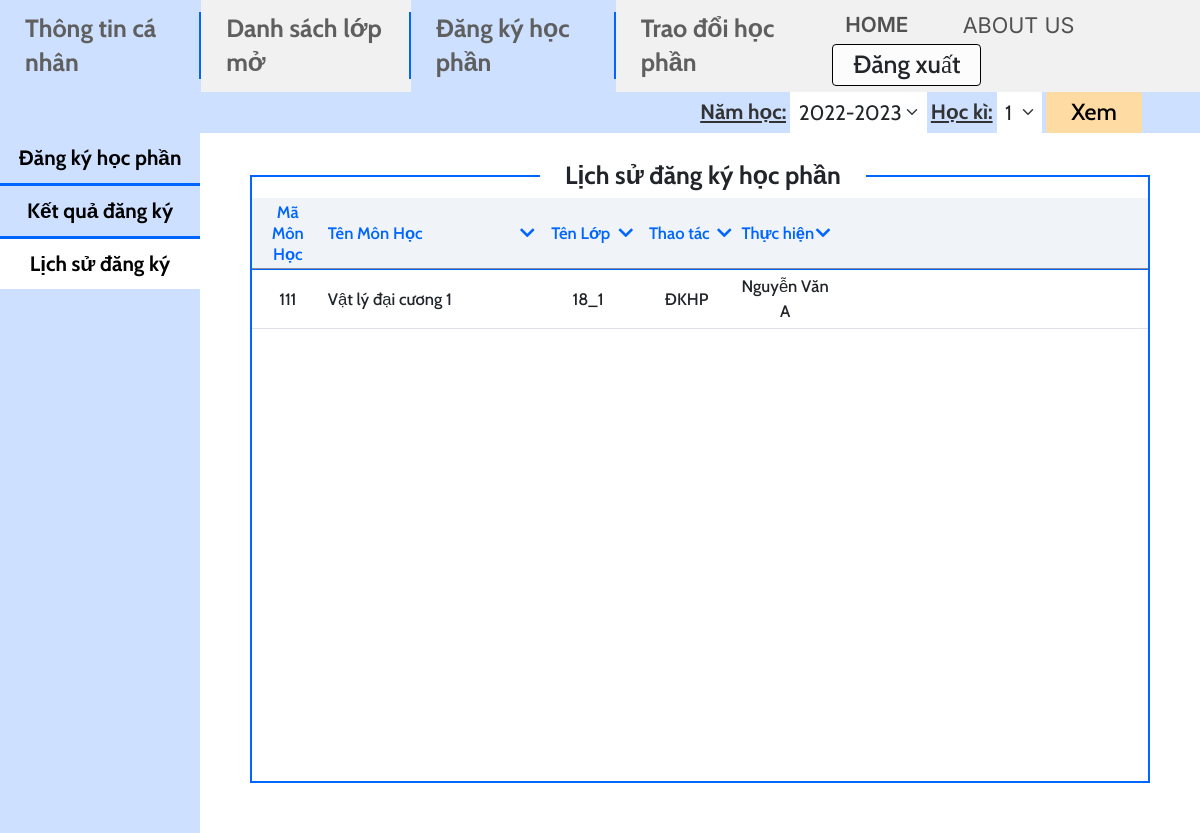
Screenshot of /mvc/views/History.php (signed in) with the database file from the repository.
### tables this page shows
CREATE TABLE `enrollment` (
  `period_id` int(11) NOT NULL,
  `course_id` int(11) NOT NULL,
  `student_id` int(11) NOT NULL,
  `mark` float DEFAULT NULL,
  `class_id` int(11) NOT NULL
);

CREATE TABLE `course` (
  `ID` int(11) NOT NULL,
  `name` varchar(100) NOT NULL,
  `credits` int(11) NOT NULL,
  `faculty` int(11) DEFAULT NULL
);

CREATE TABLE `class` (
  `ID` int(11) NOT NULL,
  `name` varchar(45) NOT NULL,
  `school_year` year(4) NOT NULL,
  `faculty` int(11) NOT NULL
);

CREATE TABLE `student` (
  `ID` int(11) NOT NULL,
  `username` varchar(45) NOT NULL,
  `password` varchar(100) NOT NULL,
  `faculty` int(11) NOT NULL,
  `class` int(11) NOT NULL,
  `school_year` year(4) NOT NULL,
  `fullname` varchar(100) NOT NULL,
  `email` varchar(45) NOT NULL,
  `address` varchar(100) DEFAULT NULL,
  `date_of_birth` date DEFAULT NULL,
  `max_credits` int(11) NOT NULL
);

### mvc/views/History.php (the view, shortened to what this page needs)
<?php
include "../config/db_connect.php";
$sql = "SELECT co.ID, co.name, c.name as class_name, co.credits, aci.room, en.period_id, en.class_id, stu.fullname
from enrollment en inner join class c on en.class_id = c.ID
inner join course co on en.course_id = co.ID
inner join available_course_info aci on en.period_id = aci.period_id and en.course_id = aci.course_id and en.class_id = aci.class_id
inner join student stu on stu.id = en.student_id
where en.student_id = " . $_SESSION['student_id'];
$query = $conn->query($sql);
$query->setFetchMode(PDO::FETCH_ASSOC);
?>
<!DOCTYPE html>
<html lang="en">
<head>
  <link href="https://cdn.jsdelivr.net/npm/bootstrap@5.2.3/dist/css/bootstrap.min.css" rel="stylesheet" />
  <link rel="stylesheet" href="https://cdnjs.cloudflare.com/ajax/libs/font-awesome/5.15.3/css/all.min.css">
  <link rel="stylesheet" href="../../public/css/History.css" />
</head>
<body>
  <nav class="navbar navbar-expand-sm bg-primary navbar-light filter-bar">
    <ul class="navbar-nav ms-auto">
      <li class="nav-item bg-primary">
        <span class="navtext label">Năm học:</span>
      </li>
      <li class="nav-item bg-primary">
        <select class="form-select nav-namhoc">
          <option value="2022-2023">2022-2023</option>
        </select>
      </li>
      <li class="nav-item bg-primary">
        <span class="navtext label">Học kì:</span>
      </li>
      <li class="nav-item bg-primary">
        <select class="form-select nav-hk">
          <option value="1">1</option>
        </select>
      </li>
      <li class="nav-item bg-primary">
        <button type="button" class="btn nav-item-button">Xem
        </button>
      </li>
    </ul>
  </nav>
  <div class="container-fluid" style="padding: 0 !important">
    <div class="row h-100" style="margin: 0!important">
      <div class="col-2 bg-primary pane">
        <div class="list-group-flush">
          <a href="./Register.php" class="list-group-item list-group-item-action left-register">Đăng ký học phần</a>
          <a href="./Result.php" class="list-group-item list-group-item-action left-result">Kết quả đăng ký</a>
          <a href="./History.php" class="list-group-item list-group-item-action left-history">Lịch sử đăng ký</a>
        </div>
      </div>
      <div class="col-10" style="padding: 0px !important">
        <div class="container-fluid" style="padding: 5rem 6rem 6rem 6rem!important;">
          <div class="container-table" style="height: calc(100vh - 23rem)">
            <div class="table-responsive" style="width: 100%; height: 100%">
              <h2 class="table-label">Lịch sử đăng ký học phần</h2>
              <table class="table table-responsive table-hover">
                <thead>
                  <tr>
                    <th style="width: 8%">Mã<br>Môn Học</th>
                    <th style="width: 24%">
                      <div style="display:flex; align-items:center; justify-content: center">
                        <div style="margin-left: 0;">Tên Môn Học</div>
                        <div style="margin-left: auto"><i class="fa fa-chevron-down"></i></div>
                      </div>
                    </th>
                    <th style="width: 11%">
                      <div style="display:flex; align-items:center; justify-content: center">
                        <div style="margin-left: auto">Tên Lớp</div>
                        <div style="margin-left: auto"><i class="fa fa-chevron-down"></i></div>
                      </div>
                    </th>
                    <th style="width: 11%">
                      <div style="display:flex; align-items:center; justify-content: center">
                        <div style="margin-left: auto">Thao tác</div>
                        <div style="margin-left: auto"><i class="fa fa-chevron-down"></i></div>
                      </div>
                    </th>
                    <th style="width: 11%">
                      <div style="display:flex; align-items:center; justify-content: center">
                        <div style="margin-left: auto">Thực hiện</div>
                        <div style="margin-left: auto"><i class="fa fa-chevron-down"></i></div>
                      </div>
                    </th>
                    <th style="width: 35%"></th>
                  </tr>
                </thead>
                <tbody>
                  <?php
                  while ($row = $query->fetch()) { ?>
                    <tr>
                      <td><?php echo $row['ID']; ?></td>
                      <td style="text-align: left;">
                        <?php echo $row['name']; ?>
                      </td>
                      <td><?php echo $row['class_name']; ?></td>
                      <td>ĐKHP</td>
                      <td>
                        <?php echo $row['fullname']; ?>
                      </td>
                      <td></td>
                    </tr>
                    <?php } ?>
                </tbody>
              </table>
            </div>
          </div>
        </div>
      </div>
    </div>
  </div>
</body>
</html>

### public/css/History.css (style rules this page uses)
.left-history { background-color: white; }
.left-register { border: none !important; }
.list-group-item { font-weight: 700; font-size: 2.5rem; line-height: 4rem; padding: 1rem 0 !important; text-align: center; color: black !important; border-top: 1px solid #0066FF; }
.navbar .label { font-weight: 700; font-size: 2.5rem; line-height: 3rem; text-decoration-line: underline; font-feature-settings: 'pnum' on, 'lnum' on; color: #333333; }
.navbar .form-select { height: 100%; width: max-content; text-align: left; font-weight: 400; font-size: 2.5rem; margin: auto 0.5rem; border-radius: 0 !important; border: none !important; padding: 0 3rem 0 1rem !important; }
.nav-item-button, .nav-item-button:hover, .nav-item-button:active { color: #000000; background-color: #FFDBA4; font-weight: 500; font-size: 2.8rem; border: none; padding-left: 3rem; padding-right: 3rem; margin-right: 7rem; }
.pane { padding: 0 !important; }
.table-label { position: absolute; margin-top: -4.5rem; left: 45vw; font-weight: 700; font-size: 3rem; background-color: white; padding: 0 3rem; }
.container-table { position: block; min-width: 700px; padding: 2.6rem 0 0 0; border: 2px solid #0066FF; }
th { font-weight: 600; font-size: 2rem; line-height: 2.5rem; color: #0066FF; }
thead { position: sticky; position: -webkit-sticky; top: 0; background-color: #F0F4F8; z-index: 999; border-top: none !important; border-bottom: none !important; box-shadow: inset 0 -1px 0 #8B8A98; padding: 2px 0; }
table tbody:nth-of-type(1) tr:nth-of-type(1) td { border-top: none !important; }
td { padding: 1rem 0; }
tr { vertical-align: middle; text-align: center; font-weight: 500; font-size: 2rem; }
.bg-secondary { background-color: #F1F1F1 !important; }
.bg-primary { background-color: #CDE0FF !important; }
body { font-family: 'Cabin', sans-serif; height: 100vh; }
@media screen and (max-width: 2399px) { html { font-size: 62.5% !important; } }
@media screen and (max-width: 1699px) { html { font-size: 52% !important; } }

### mvc/views/History.php (style rules this page uses)
.nav-item.register { background-color: #cde0ff !important; }

### rows the page displays
enrollment: course.ID "111", course.name "Vật lý đại cương 1", class.name "18_1", student.fullname "Nguyễn Văn A"
